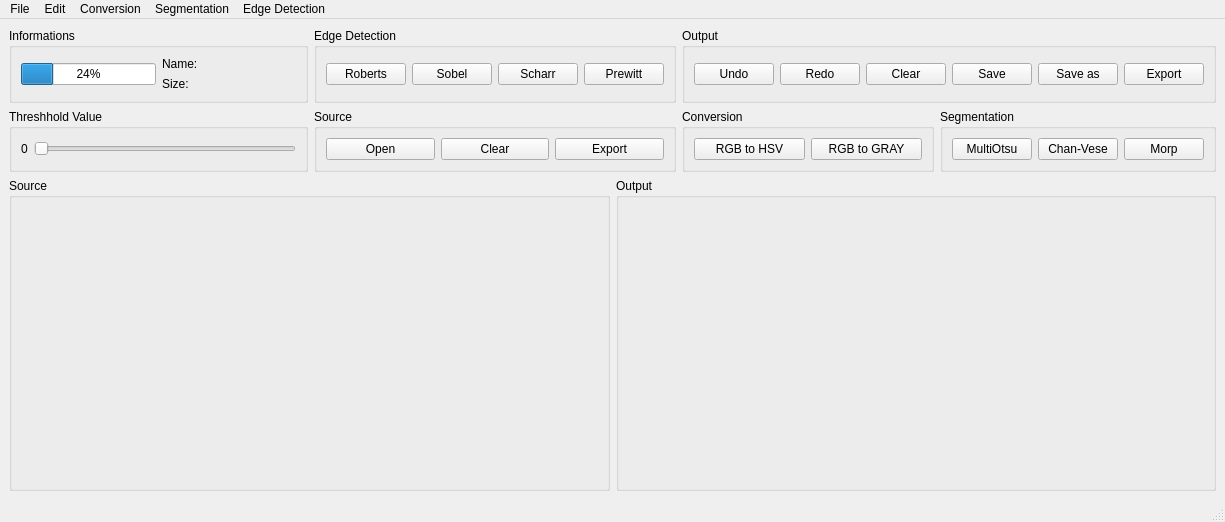
<?xml version="1.0" encoding="UTF-8"?>
<ui version="4.0">
 <class>MainWindow</class>
 <widget class="QMainWindow" name="MainWindow">
  <property name="geometry">
   <rect>
    <x>0</x>
    <y>0</y>
    <width>1225</width>
    <height>522</height>
   </rect>
  </property>
  <property name="maximumSize">
   <size>
    <width>16777215</width>
    <height>16777215</height>
   </size>
  </property>
  <property name="windowTitle">
   <string>MainWindow</string>
  </property>
  <widget class="QWidget" name="centralwidget">
   <layout class="QVBoxLayout" name="verticalLayout" stretch="0,2">
    <property name="sizeConstraint">
     <enum>QLayout::SetNoConstraint</enum>
    </property>
    <item>
     <layout class="QGridLayout" name="gridLayout_3" rowstretch="0,0" columnstretch="0,0,0,0,0">
      <property name="sizeConstraint">
       <enum>QLayout::SetNoConstraint</enum>
      </property>
      <item row="1" column="0">
       <widget class="QGroupBox" name="Threshhold_value_box">
        <property name="title">
         <string>Threshhold Value</string>
        </property>
        <layout class="QHBoxLayout" name="horizontalLayout_8">
         <item>
          <widget class="QLabel" name="th_label">
           <property name="text">
            <string>0</string>
           </property>
          </widget>
         </item>
         <item>
          <widget class="QSlider" name="th_horizontalSlider">
           <property name="orientation">
            <enum>Qt::Horizontal</enum>
           </property>
          </widget>
         </item>
        </layout>
       </widget>
      </item>
      <item row="1" column="3">
       <widget class="QGroupBox" name="Conversion_Groupbox">
        <property name="title">
         <string>Conversion</string>
        </property>
        <layout class="QHBoxLayout" name="horizontalLayout_5">
         <property name="sizeConstraint">
          <enum>QLayout::SetNoConstraint</enum>
         </property>
         <item>
          <widget class="QPushButton" name="HSV_button">
           <property name="text">
            <string>RGB to HSV</string>
           </property>
          </widget>
         </item>
         <item>
          <widget class="QPushButton" name="GrayScale_button">
           <property name="text">
            <string>RGB to GRAY</string>
           </property>
          </widget>
         </item>
        </layout>
       </widget>
      </item>
      <item row="1" column="4">
       <widget class="QGroupBox" name="Segmentation_Groupbox">
        <property name="title">
         <string>Segmentation</string>
        </property>
        <layout class="QHBoxLayout" name="horizontalLayout_6">
         <property name="sizeConstraint">
          <enum>QLayout::SetNoConstraint</enum>
         </property>
         <item>
          <widget class="QPushButton" name="multiotsu_Button">
           <property name="text">
            <string>MultiOtsu</string>
           </property>
          </widget>
         </item>
         <item>
          <widget class="QPushButton" name="chanvese_Buttton">
           <property name="text">
            <string>Chan-Vese</string>
           </property>
          </widget>
         </item>
         <item>
          <widget class="QPushButton" name="morp_button">
           <property name="text">
            <string>Morp</string>
           </property>
          </widget>
         </item>
        </layout>
       </widget>
      </item>
      <item row="1" column="2">
       <widget class="QGroupBox" name="Source_groupBox">
        <property name="title">
         <string>Source</string>
        </property>
        <layout class="QHBoxLayout" name="horizontalLayout_4">
         <property name="sizeConstraint">
          <enum>QLayout::SetNoConstraint</enum>
         </property>
         <item>
          <widget class="QPushButton" name="Source_Open_Button">
           <property name="text">
            <string>Open</string>
           </property>
          </widget>
         </item>
         <item>
          <widget class="QPushButton" name="Source_Clear_button">
           <property name="text">
            <string>Clear</string>
           </property>
          </widget>
         </item>
         <item>
          <widget class="QPushButton" name="Source_Export_button">
           <property name="text">
            <string>Export</string>
           </property>
          </widget>
         </item>
        </layout>
       </widget>
      </item>
      <item row="0" column="2">
       <widget class="QGroupBox" name="Edge_detection_GroupBox">
        <property name="title">
         <string>Edge Detection</string>
        </property>
        <layout class="QHBoxLayout" name="horizontalLayout_2">
         <property name="sizeConstraint">
          <enum>QLayout::SetNoConstraint</enum>
         </property>
         <item>
          <widget class="QPushButton" name="Roberts_button">
           <property name="text">
            <string>Roberts</string>
           </property>
          </widget>
         </item>
         <item>
          <widget class="QPushButton" name="Sobel_button">
           <property name="text">
            <string>Sobel</string>
           </property>
          </widget>
         </item>
         <item>
          <widget class="QPushButton" name="Scharr_button">
           <property name="text">
            <string>Scharr</string>
           </property>
          </widget>
         </item>
         <item>
          <widget class="QPushButton" name="Prewitt_button">
           <property name="text">
            <string>Prewitt</string>
           </property>
          </widget>
         </item>
        </layout>
       </widget>
      </item>
      <item row="0" column="0">
       <widget class="QGroupBox" name="Info_GroupBox">
        <property name="title">
         <string>Informations</string>
        </property>
        <layout class="QHBoxLayout" name="horizontalLayout_7">
         <item>
          <widget class="QProgressBar" name="progressBar">
           <property name="value">
            <number>24</number>
           </property>
          </widget>
         </item>
         <item>
          <layout class="QGridLayout" name="gridLayout_4" columnstretch="0,1">
           <item row="0" column="0">
            <widget class="QLabel" name="name_label">
             <property name="text">
              <string>Name: </string>
             </property>
            </widget>
           </item>
           <item row="0" column="1">
            <widget class="QLabel" name="name_value">
             <property name="text">
              <string/>
             </property>
            </widget>
           </item>
           <item row="1" column="0">
            <widget class="QLabel" name="size_label">
             <property name="text">
              <string>Size:</string>
             </property>
            </widget>
           </item>
           <item row="1" column="1">
            <widget class="QLabel" name="size_value">
             <property name="text">
              <string/>
             </property>
            </widget>
           </item>
          </layout>
         </item>
        </layout>
       </widget>
      </item>
      <item row="0" column="3" colspan="2">
       <widget class="QGroupBox" name="Output_groupBox">
        <property name="title">
         <string>Output</string>
        </property>
        <layout class="QHBoxLayout" name="horizontalLayout_3">
         <property name="sizeConstraint">
          <enum>QLayout::SetNoConstraint</enum>
         </property>
         <item>
          <widget class="QPushButton" name="Undo_Output_button">
           <property name="text">
            <string>Undo</string>
           </property>
          </widget>
         </item>
         <item>
          <widget class="QPushButton" name="Redo_Output_button">
           <property name="text">
            <string>Redo</string>
           </property>
          </widget>
         </item>
         <item>
          <widget class="QPushButton" name="Clear_Output_button">
           <property name="text">
            <string>Clear</string>
           </property>
          </widget>
         </item>
         <item>
          <widget class="QPushButton" name="Save_Output_button">
           <property name="text">
            <string>Save</string>
           </property>
          </widget>
         </item>
         <item>
          <widget class="QPushButton" name="Save_as_Output_button">
           <property name="text">
            <string>Save as</string>
           </property>
          </widget>
         </item>
         <item>
          <widget class="QPushButton" name="Export_Output_button">
           <property name="text">
            <string>Export</string>
           </property>
          </widget>
         </item>
        </layout>
       </widget>
      </item>
     </layout>
    </item>
    <item>
     <layout class="QHBoxLayout" name="horizontalLayout">
      <property name="sizeConstraint">
       <enum>QLayout::SetNoConstraint</enum>
      </property>
      <item>
       <widget class="QGroupBox" name="Source_groupBox_img">
        <property name="enabled">
         <bool>true</bool>
        </property>
        <property name="title">
         <string>Source</string>
        </property>
        <layout class="QGridLayout" name="gridLayout">
         <item row="0" column="1">
          <widget class="QLabel" name="label_source">
           <property name="text">
            <string/>
           </property>
           <property name="scaledContents">
            <bool>true</bool>
           </property>
          </widget>
         </item>
        </layout>
       </widget>
      </item>
      <item>
       <widget class="QGroupBox" name="Output_Groupbox_img">
        <property name="title">
         <string>Output</string>
        </property>
        <layout class="QGridLayout" name="gridLayout_2">
         <item row="0" column="0">
          <widget class="QLabel" name="label_output">
           <property name="text">
            <string/>
           </property>
           <property name="scaledContents">
            <bool>true</bool>
           </property>
          </widget>
         </item>
        </layout>
       </widget>
      </item>
     </layout>
    </item>
   </layout>
  </widget>
  <widget class="QMenuBar" name="menubar">
   <property name="geometry">
    <rect>
     <x>0</x>
     <y>0</y>
     <width>1225</width>
     <height>21</height>
    </rect>
   </property>
   <widget class="QMenu" name="menuasdasdas">
    <property name="title">
     <string>File</string>
    </property>
    <widget class="QMenu" name="menuExport_As">
     <property name="title">
      <string>Export As</string>
     </property>
     <addaction name="actionSource"/>
     <addaction name="actionOutput"/>
    </widget>
    <addaction name="actionOpen_Source"/>
    <addaction name="separator"/>
    <addaction name="actionSave_Output"/>
    <addaction name="actionSave_As_Output"/>
    <addaction name="menuExport_As"/>
    <addaction name="separator"/>
    <addaction name="actionExit_Shift_F4"/>
   </widget>
   <widget class="QMenu" name="menuEdit">
    <property name="title">
     <string>Edit</string>
    </property>
    <widget class="QMenu" name="menuClear">
     <property name="title">
      <string>Clear</string>
     </property>
     <addaction name="clearSource_Button_menu"/>
     <addaction name="clearOutput_Button_menu"/>
    </widget>
    <addaction name="menuClear"/>
    <addaction name="separator"/>
    <addaction name="actionUndo_Output"/>
    <addaction name="actionRedo_Output"/>
   </widget>
   <widget class="QMenu" name="menuConversion">
    <property name="title">
     <string>Conversion</string>
    </property>
    <addaction name="actionRGB_to_Grayscale"/>
    <addaction name="actionRGB_to_HSV"/>
   </widget>
   <widget class="QMenu" name="menuSegmentation">
    <property name="title">
     <string>Segmentation</string>
    </property>
    <addaction name="actionMulti_Otsu_Thresholding"/>
    <addaction name="actionChan_Vese_Segmentation"/>
    <addaction name="actionMorphological_Snakes"/>
   </widget>
   <widget class="QMenu" name="menuEdge_Detection">
    <property name="title">
     <string>Edge Detection</string>
    </property>
    <addaction name="actionRoberts"/>
    <addaction name="actionSobel"/>
    <addaction name="actionScharr"/>
    <addaction name="actionPrewitt"/>
   </widget>
   <addaction name="menuasdasdas"/>
   <addaction name="menuEdit"/>
   <addaction name="menuConversion"/>
   <addaction name="menuSegmentation"/>
   <addaction name="menuEdge_Detection"/>
  </widget>
  <widget class="QStatusBar" name="statusbar"/>
  <action name="actionOpen_Source">
   <property name="text">
    <string>Open Source</string>
   </property>
   <property name="shortcut">
    <string>Ctrl+O</string>
   </property>
  </action>
  <action name="actionSave_Output">
   <property name="text">
    <string>Save Output</string>
   </property>
   <property name="shortcut">
    <string>Ctrl+S</string>
   </property>
  </action>
  <action name="actionSave_As_Output">
   <property name="text">
    <string>Save As Output</string>
   </property>
   <property name="shortcut">
    <string>Shift+S</string>
   </property>
  </action>
  <action name="actionSource">
   <property name="text">
    <string>Source</string>
   </property>
   <property name="shortcut">
    <string>Ctrl+Shift+E</string>
   </property>
  </action>
  <action name="actionOutput">
   <property name="text">
    <string>Output</string>
   </property>
   <property name="shortcut">
    <string>Ctrl+Shift+R</string>
   </property>
  </action>
  <action name="actionExit_Shift_F4">
   <property name="text">
    <string>Exit</string>
   </property>
   <property name="shortcut">
    <string>Shift+F4</string>
   </property>
  </action>
  <action name="actionUndo_Output">
   <property name="text">
    <string>Undo Output</string>
   </property>
   <property name="toolTip">
    <string>Undo Output</string>
   </property>
   <property name="shortcut">
    <string>Ctrl+Shift+Z</string>
   </property>
  </action>
  <action name="actionRedo_Output">
   <property name="text">
    <string>Redo Output</string>
   </property>
   <property name="toolTip">
    <string>Redo Output</string>
   </property>
   <property name="shortcut">
    <string>Ctrl+Y</string>
   </property>
  </action>
  <action name="clearSource_Button_menu">
   <property name="text">
    <string>Source</string>
   </property>
   <property name="shortcut">
    <string>Alt+S</string>
   </property>
  </action>
  <action name="clearOutput_Button_menu">
   <property name="text">
    <string>Output</string>
   </property>
   <property name="shortcut">
    <string>Alt+O</string>
   </property>
  </action>
  <action name="actionRGB_to_Grayscale">
   <property name="text">
    <string>RGB to Grayscale</string>
   </property>
   <property name="shortcut">
    <string>Shift+G</string>
   </property>
  </action>
  <action name="actionRGB_to_HSV">
   <property name="text">
    <string>RGB to HSV</string>
   </property>
   <property name="shortcut">
    <string>Shift+H</string>
   </property>
  </action>
  <action name="actionMulti_Otsu_Thresholding">
   <property name="text">
    <string>Multi-Otsu Thresholding</string>
   </property>
   <property name="shortcut">
    <string>Shift+M</string>
   </property>
  </action>
  <action name="actionChan_Vese_Segmentation">
   <property name="text">
    <string>Chan-Vese Segmentation</string>
   </property>
   <property name="shortcut">
    <string>Shift+C</string>
   </property>
  </action>
  <action name="actionMorphological_Snakes">
   <property name="text">
    <string>Morphological Snakes</string>
   </property>
   <property name="shortcut">
    <string>Shift+B</string>
   </property>
  </action>
  <action name="actionRoberts">
   <property name="text">
    <string>Roberts</string>
   </property>
   <property name="shortcut">
    <string>Ctrl+1</string>
   </property>
  </action>
  <action name="actionSobel">
   <property name="text">
    <string>Sobel</string>
   </property>
   <property name="shortcut">
    <string>Ctrl+2</string>
   </property>
  </action>
  <action name="actionScharr">
   <property name="text">
    <string>Scharr</string>
   </property>
   <property name="shortcut">
    <string>Ctrl+4</string>
   </property>
  </action>
  <action name="actionPrewitt">
   <property name="text">
    <string>Prewitt</string>
   </property>
   <property name="shortcut">
    <string>Ctrl+5</string>
   </property>
  </action>
 </widget>
 <resources/>
 <connections>
  <connection>
   <sender>th_horizontalSlider</sender>
   <signal>sliderMoved(int)</signal>
   <receiver>th_label</receiver>
   <slot>setNum(int)</slot>
   <hints>
    <hint type="sourcelabel">
     <x>83</x>
     <y>135</y>
    </hint>
    <hint type="destinationlabel">
     <x>24</x>
     <y>140</y>
    </hint>
   </hints>
  </connection>
 </connections>
</ui>
